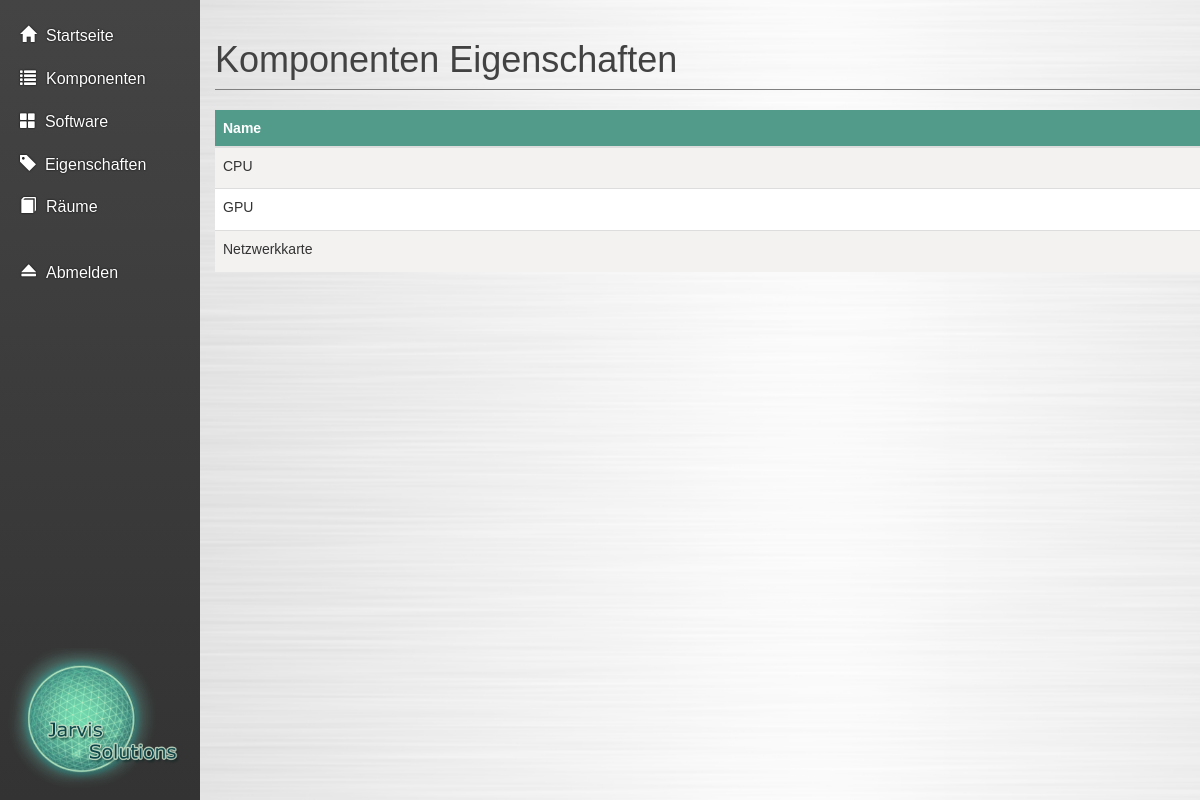
/pages/componentAttributes.php, run on the app's committed database.
### tables this page shows
CREATE TABLE IF NOT EXISTS `komponentenattribute` (
  `kat_id` int(11) NOT NULL,
  `kat_bezeichnung` varchar(25) NOT NULL
);

### php/dbq/attribute_query.php (called while the page is built, shortened)
<?php
include_once '../php/classes/db_connect.php';
function getAttributes() {
    global $mysqli;
    if (!$stmt = $mysqli->prepare("SELECT * FROM komponentenattribute")) {
        header("Location: ./err.php?err=Database error: "
                . "cannot prepare statement");
        exit();
    }
    $stmt->execute();
    $stmt->bind_result($id, $desc);
    $attributes = array();
    while ($stmt->fetch()) {
        $attributes[] = array("kat_id" => $id, "kat_bezeichnung" => $desc);
    }
    return $attributes;
}

### pages/componentAttributes.php (the view, shortened to what this page needs)
<?php
    include('../php/dbq/attribute_query.php');
?>
<!DOCTYPE html>
<html lang="de">
    <head>
        <?php include('../fragments/default_includes.php'); ?>
    </head>
    <body>
        <div class="wrapper">
            <div class="box">
                <div class="row row-offcanvas row-offcanvas-left">
                    <?php include('../fragments/navigation_left.php'); ?>
                    <div class="column col-sm-10 col-xs-11" id="main">
                        <div class="container">
                            <h1 class="page-header">Komponenten Eigenschaften</h1>
                            <table class="table table-responsive">
                                <thead>
                                    <tr>
                                        <th>Name</th>
                                    </tr>
                                </thead>
                                <tbody>
                                    <?php
                                        $properties = getAttributes();
                                        foreach($properties as $property) {
                                            $id = $property["kat_id"];
                                            $name = $property["kat_bezeichnung"];
                                            echo('
                                                <tr>
                                                    <td class="hidden">'.$id.'</td>
                                                    <td class="clickable">'.$name.'</td>
                                                    <td class="delete-column">
                                                        <button name="btnRemove" class="delete-button pull-right"><span class="glyphicon glyphicon-remove-sign"></span>
                                                    </td>
                                                </tr>
                                            ');
                                        }
                                    ?>
                                </tbody>
                            </table>
                        </div>
                    </div>
                </div>
            </div>
        </div>
    </body>
</html>

### css/style.css (style rules this page uses)
* { cursor: default; }
html, body { height: 100%; font-family: verdana,arial,sans-serif; -webkit-user-select: none; -moz-user-select: none; -ms-user-select: none; user-select: none; }
thead { background-color: #529B8B; color: #FFF; }
tbody tr:nth-child(even) { background-color: #FFF; }
tbody tr:nth-child(odd) { background-color: #F3F2F1; }
.wrapper, .row { height: 100%; margin-left: 0; margin-right: 0; }
.wrapper:before, .wrapper:after, .column:before, .column:after { content: ""; display: table; }
.wrapper:after, .column:after { clear: both; }
.column { overflow: auto; *zoom: 1; }
.box { bottom: 0; left: 0; right: 0; top: 0; position: absolute; }
#main { background-image: url('../images/background.png'); background-size: cover; height: 100%; padding-left: 0; padding-right: 0; }
h1, h2, h3 { font-weight: 800; }
.page-header { border-color: #808080; font-weight: 300; //color: #00998F; color: #424242; }

### data on the page
komponentenattribute: kat_bezeichnung "CPU"
komponentenattribute: kat_bezeichnung "GPU"
komponentenattribute: kat_bezeichnung "Netzwerkkarte"
